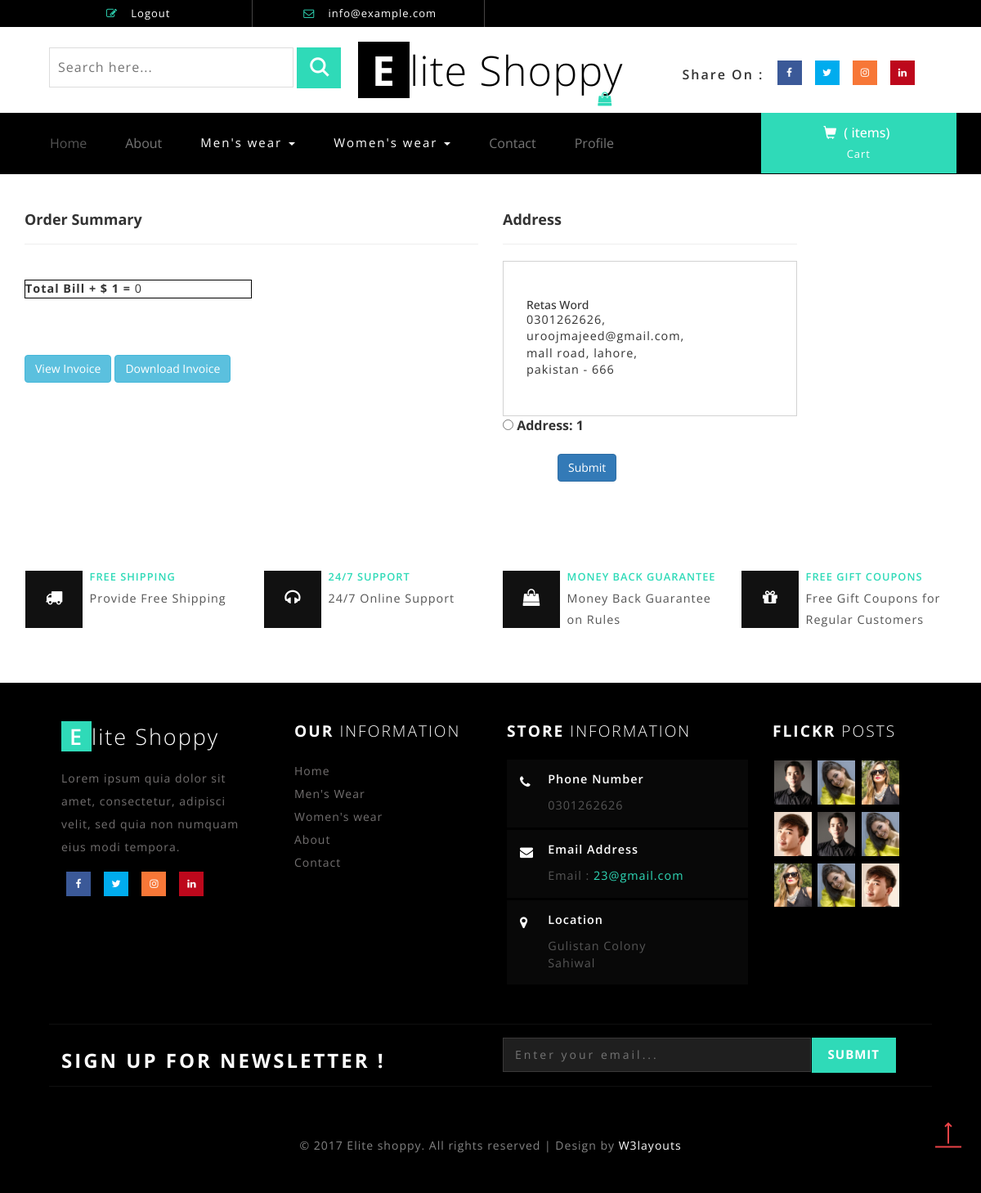
Screenshot of /placeorder (signed in) with the database file from the repository.
### shop/models.py (models this page shows, shortened)
class Customer(models.Model):
    user = models.ForeignKey(User, on_delete=models.CASCADE)
    name=models.CharField(max_length=200)
    phone=models.CharField(max_length=15, null=True)
    email=models.CharField(max_length=50)
    address=models.CharField(max_length=200)
    city=models.CharField(max_length=50)
    postal_code=models.IntegerField()
    state=models.CharField(max_length=50)

class foot(models.Model):
    shipping=models.CharField(max_length=100)
    support=models.CharField(max_length=100)
    money=models.CharField(max_length=100)
    coupons=models.CharField(max_length=100)
    date=models.DateField(auto_now=True)

class information(models.Model):
    address=models.CharField(max_length=30)
    city=models.CharField(max_length=30)
    phone1=models.CharField(max_length=30)
    phone2=models.CharField(max_length=50)
    email1=models.CharField(max_length=20)
    email2=models.CharField(max_length=20)
    date=models.DateField(auto_now=True)

### shop/views.py (the view)
# urls.py: path('placeorder',views.placeorder,name=('placeorder')),
@ login_required
def placeorder(request):
    h=information.objects.all()
    l=foot.objects.all()
    user = request.user
    add = Customer.objects.filter(user=user)
    cart_items = carts.objects.filter(user=user)
    amount = 0
    shipping_amount = 1
    totalamount = 0
    cart_product = [p for p in carts.objects.all() if p.user == request.user]
    if cart_product:
      for p in cart_product:
        tempamount = (p.quantity * p.product.product_price)
        amount += tempamount
      totalamount = amount + shipping_amount
    return render(request,'shop/placeorder.html',{'add':add,'totalamount':totalamount,'cart_items':cart_items,'H':h,'L':l})

### shop/templates/shop/placeorder.html (shortened to what this page needs)
{% load static %}
<!DOCTYPE html>
<html>
<head>
<link href="{% static 'shop/css/bootstrap.css' %}" rel="stylesheet" type="text/css" media="all" />
<link href="{% static 'shop/css/team.css' %}" rel="stylesheet" type="text/css" media="all" />
<link href="{% static 'shop/css/style.css' %}" rel="stylesheet" type="text/css" media="all" />
<link href="{% static 'shop/css/font-awesome.css' %}" rel="stylesheet">
</head>
<body>
<div class="header" id="home">
	<div class="container">
		<ul>
		    <li> <a href="{% url 'logout' %}"  ><i class="fa fa-pencil-square-o" aria-hidden="true"></i> Logout </a></li>
			<li><i class="fa fa-envelope-o" aria-hidden="true"></i> <a href="mailto:info@example.com">info@example.com</a></li>
		</ul>
	</div>
</div>
<div class="header-bot">
	<div class="header-bot_inner_wthreeinfo_header_mid">
		<div class="col-md-4 header-middle">
			<form action="#" method="post">
				<input type="search" name="search" placeholder="Search here..." required="">
					<input type="submit" value=" ">
			</form>
		</div>
			<div class="col-md-4 logo_agile">
				<h1><a href="{% url 'index' %}"><span>E</span>lite Shoppy <i class="fa fa-shopping-bag top_logo_agile_bag" aria-hidden="true"></i></a></h1>
			</div>
		<div class="col-md-4 agileits-social top_content">
						<ul class="social-nav model-3d-0 footer-social w3_agile_social">
						                                   <li class="share">Share On : </li>
															<li><a href="#" class="facebook">
																  <div class="front"><i class="fa fa-facebook" aria-hidden="true"></i></div>
																  <div class="back"></div></a></li>
															<li><a href="#" class="twitter">
																  <div class="front"><i class="fa fa-twitter" aria-hidden="true"></i></div>
																  <div class="back"></div></a></li>
															<li><a href="#" class="instagram">
																  <div class="front"><i class="fa fa-instagram" aria-hidden="true"></i></div>
																  <div class="back"></div></a></li>
															<li><a href="#" class="pinterest">
																  <div class="front"><i class="fa fa-linkedin" aria-hidden="true"></i></div>
																  <div class="back"></div></a></li>
														</ul>
		</div>
		<div class="clearfix"></div>
	</div>
</div>
<div class="ban-top">
	<div class="container">
		<div class="top_nav_left">
			<nav class="navbar navbar-default">
			  <div class="container-fluid">
				<div class="collapse navbar-collapse menu--shylock" id="bs-example-navbar-collapse-1">
				  <ul class="nav navbar-nav menu__list">
					<li class="active menu_item"><a class="menu_link" href="{% url 'index' %}">Home <span class="sr-only">(current)</span></a></li>
					<li class=" menu_item menuitem--current"><a class="menu_link" href="{% url 'about' %}">About</a></li>
					<li class="dropdown menu__item">
						<a href="{% url 'mens' %}" class="dropdown-toggle menu__link" data-toggle="dropdown" role="button" aria-haspopup="true" aria-expanded="false">Men's wear <span class="caret"></span></a>
					</li>
					<li class="dropdown menu__item">
						<a href="{% url 'womens' %}" class="dropdown-toggle menu__link" data-toggle="dropdown" role="button" aria-haspopup="true" aria-expanded="false">Women's wear <span class="caret"></span></a>
					</li>
					<li class=" menu_item"><a class="menu_link" href="{% url 'contact' %}">Contact</a></li>
					<li class=" menu_item"><a class="menu_link" href="{% url 'profile' %}">Profile</a></li>
				  </ul>
				</div>
			  </div>
			</nav>
		</div>
		<div class="top_nav_right">
			<div class="cart box_1">
						<a href="{% url 'showcart' %}">
							<h3> <div class="total">
								<i class="glyphicon glyphicon-shopping-cart" aria-hidden="true"></i>
								 ( items)</div>
							</h3>
						</a>
						<p><a href="javascript:;" class="simpleCart_empty"> Cart</a></p>
			</div>
		</div>
		<div class="clearfix"></div>
	</div>
</div>
<br>
<br>
<div class ="container">
  <div class ="row empty-5">
   <div class ="col-sm-6">
      <h4><strong>Order Summary</strong></h4>
      <hr>
      <br>
      <p class ="col-md-6 header-middle" style ="border:1px solid black"><strong>Total Bill + $ 1 =</strong> {{totalamount}}</p>
      <br>
	  <br>
	  <br>
      <br>
	  <a class="btn btn-info" href="{% url 'pdf_view' %}" target="_blank">View Invoice</a>
      <a class="btn btn-info"  href="{% url 'pdf_download' %}">Download Invoice</a>
    </div>
    <div class ="col-sm-4 offset-sm-1">
       <h4><strong>Address</strong></h4>
       <hr>
     <form action="/paymentdone">
       {% for ad in add %}
          <div class="new-levis">
             <div class ="card-body">
             <h5>{{ad.name}}</h5>
             <p> {{ad.phone}},<br> {{ad.email}},<br> {{ad.address}}, {{ad.city}},<br> {{ad.state}} - {{ad.postal_code}}</p>
          </div>
           </div>
		    <div class ="form-check mt-2 mb-5">
			   <input class ="form-check-input" type="radio"
			   name="custid" id="custadd{{forloop.counter}}" value="{{ad.id}}">
			   <label class ="form-check-label fw-bold" for="custadd{{forloop.counter}}">
			      Address: {{forloop.counter}} </label>
			</div>
			<br>
        {% endfor %}
        <div class="d-grid" style="margin-left:67px">
		<button type ="submit" href="{% url 'index' %}"
		class="btn btn-primary">Submit</button></div>
      </form>
      </div>
    </div>
  </div>
<br>
<br>
<div class="coupons">
		<div class="coupons-grids text-center">
			<div class="w3layouts_mail_grid">
			    {% for data in L %}
				<div class="col-md-3 w3layouts_mail_grid_left">
					<div class="w3layouts_mail_grid_left1 hvr-radial-out">
						<i class="fa fa-truck" aria-hidden="true"></i>
					</div>
					<div class="w3layouts_mail_grid_left2">
						<h3>FREE SHIPPING</h3>
						<p>{{ data.shipping}}</p>
					</div>
				</div>
				<div class="col-md-3 w3layouts_mail_grid_left">
					<div class="w3layouts_mail_grid_left1 hvr-radial-out">
						<i class="fa fa-headphones" aria-hidden="true"></i>
					</div>
					<div class="w3layouts_mail_grid_left2">
						<h3>24/7 SUPPORT</h3>
						<p>{{ data.support}}</p>
					</div>
				</div>
				<div class="col-md-3 w3layouts_mail_grid_left">
					<div class="w3layouts_mail_grid_left1 hvr-radial-out">
						<i class="fa fa-shopping-bag" aria-hidden="true"></i>
					</div>
					<div class="w3layouts_mail_grid_left2">
						<h3>MONEY BACK GUARANTEE</h3>
						<p>{{ data.money}}</p>
					</div>
				</div>
					<div class="col-md-3 w3layouts_mail_grid_left">
					<div class="w3layouts_mail_grid_left1 hvr-radial-out">
						<i class="fa fa-gift" aria-hidden="true"></i>
					</div>
					<div class="w3layouts_mail_grid_left2">
						<h3>FREE GIFT COUPONS</h3>
						<p>{{ data.coupons}}</p>
					</div>
				</div>
				{% endfor %}
				<div class="clearfix"> </div>
			</div>
		</div>
</div>
<div class="footer">
	<div class="footer_agile_inner_info_w3l">
		<div class="col-md-3 footer-left">
			<h2><a href="{% url 'index' %}"><span>E</span>lite Shoppy </a></h2>
			<p>Lorem ipsum quia dolor
			sit amet, consectetur, adipisci velit, sed quia non
			numquam eius modi tempora.</p>
			<ul class="social-nav model-3d-0 footer-social w3_agile_social two">
															<li><a href="#" class="facebook">
																  <div class="front"><i class="fa fa-facebook" aria-hidden="true"></i></div>
																  <div class="back"></div></a></li>
															<li><a href="#" class="twitter">
																  <div class="front"><i class="fa fa-twitter" aria-hidden="true"></i></div>
																  <div class="back"></div></a></li>
															<li><a href="#" class="instagram">
																  <div class="front"><i class="fa fa-instagram" aria-hidden="true"></i></div>
																  <div class="back"></div></a></li>
															<li><a href="#" class="pinterest">
																  <div class="front"><i class="fa fa-linkedin" aria-hidden="true"></i></div>
																  <div class="back"></div></a></li>
														</ul>
		</div>
		<div class="col-md-9 footer-right">
			<div class="sign-grds">
				<div class="col-md-4 sign-gd">
					<h4>Our <span>Information</span> </h4>
					<ul>
						<li><a href="{% url 'index' %}">Home</a></li>
						<li><a href="{% url 'mens' %}">Men's Wear</a></li>
						<li><a href="{% url 'womens' %}">Women's wear</a></li>
						<li><a href="{% url 'about' %}">About</a></li>
						<li><a href="{% url 'contact' %}">Contact</a></li>
					</ul>
				</div>
				{% for data in H %}
				<div class="col-md-5 sign-gd-two">
					<h4>Store <span>Information</span></h4>
					<div class="w3-address">
						<div class="w3-address-grid">
							<div class="w3-address-left">
								<i class="fa fa-phone" aria-hidden="true"></i>
							</div>
							<div class="w3-address-right">
								<h6>Phone Number</h6>
								<p>{{ data.phone1}}</p>
							</div>
							<div class="clearfix"> </div>
						</div>
						<div class="w3-address-grid">
							<div class="w3-address-left">
								<i class="fa fa-envelope" aria-hidden="true"></i>
							</div>
							<div class="w3-address-right">
								<h6>Email Address</h6>
								<p>Email :<a href="mailto:example@email.com"> {{ data.email1}}</a></p>
							</div>
							<div class="clearfix"> </div>
						</div>
						<div class="w3-address-grid">
							<div class="w3-address-left">
								<i class="fa fa-map-marker" aria-hidden="true"></i>
							</div>
							<div class="w3-address-right">
								<h6>Location</h6>
								<p>{{ data.address}} <br>{{ data.city}}
								</p>
							</div>
							<div class="clearfix"> </div>
						</div>
					</div>
				</div>
				{% endfor %}
				<div class="col-md-3 sign-gd flickr-post">
					<h4>Flickr <span>Posts</span></h4>
					<ul>
						<li><a href="{% url 'mens'  %}"><img src="{% static 'shop/images/t1.jpg' %}" alt=" " class="img-responsive" /></a></li>
						<li><a href="{% url 'womens' %}"><img src="{% static 'shop/images/t2.jpg' %}" alt=" " class="img-responsive" /></a></li>
						<li><a href="{% url 'womens' %}"><img src="{% static 'shop/images/t3.jpg' %}" alt=" " class="img-responsive" /></a></li>
						<li><a href="{% url 'mens'  %}"><img src="{% static 'shop/images/t4.jpg' %}" alt=" " class="img-responsive" /></a></li>
						<li><a href="{% url 'mens' %}"><img src="{% static 'shop/images/t1.jpg' %}" alt=" " class="img-responsive" /></a></li>
						<li><a href="{% url 'womens'  %}"><img src="{% static 'shop/images/t2.jpg' %}" alt=" " class="img-responsive" /></a></li>
						<li><a href="{% url 'womens'  %}"><img src="{% static 'shop/images/t3.jpg' %}" alt=" " class="img-responsive" /></a></li>
						<li><a href="{% url 'womens'  %}"><img src="{% static 'shop/images/t2.jpg' %}" alt=" " class="img-responsive" /></a></li>
						<li><a href="{% url 'mens'  %}"><img src="{% static 'shop/images/t4.jpg' %}" alt=" " class="img-responsive" /></a></li>
					</ul>
				</div>
			</div>
		</div>
		<div class="clearfix"></div>
			<div class="agile_newsletter_footer">
					<div class="col-sm-6 newsleft">
				<h3>SIGN UP FOR NEWSLETTER !</h3>
			</div>
			<div class="col-sm-6 newsright">
				<form action="#" method="post">
					<input type="email" placeholder="Enter your email..." name="email" required="">
					<input type="submit" value="Submit">
				</form>
			</div>
		<div class="clearfix"></div>
	</div>
		<p class="copy-right">&copy 2017 Elite shoppy. All rights reserved | Design by <a href="http://w3layouts.com/">W3layouts</a></p>
	</div>
</div>
<a href="#home" class="scroll" id="toTop" style="display: block;"> <span id="toTopHover" style="opacity: 1;"> </span></a>
</body>
</html>
</body>
</html>

### rows the page displays
Customer: name "Retas Word", phone "0301262626", email "uroojmajeed@gmail.com", address "mall road", city "lahore", state "pakistan", postal_code "666"
foot: shipping "Provide Free Shipping", support "24/7 Online Support", money "Money Back Guarantee on Rules", coupons "Free Gift Coupons for Regular Customers"
information: phone1 "0301262626", email1 "23@gmail.com", address "Gulistan Colony", city "Sahiwal"

### other values shown
{{ totalamount }} "0"
